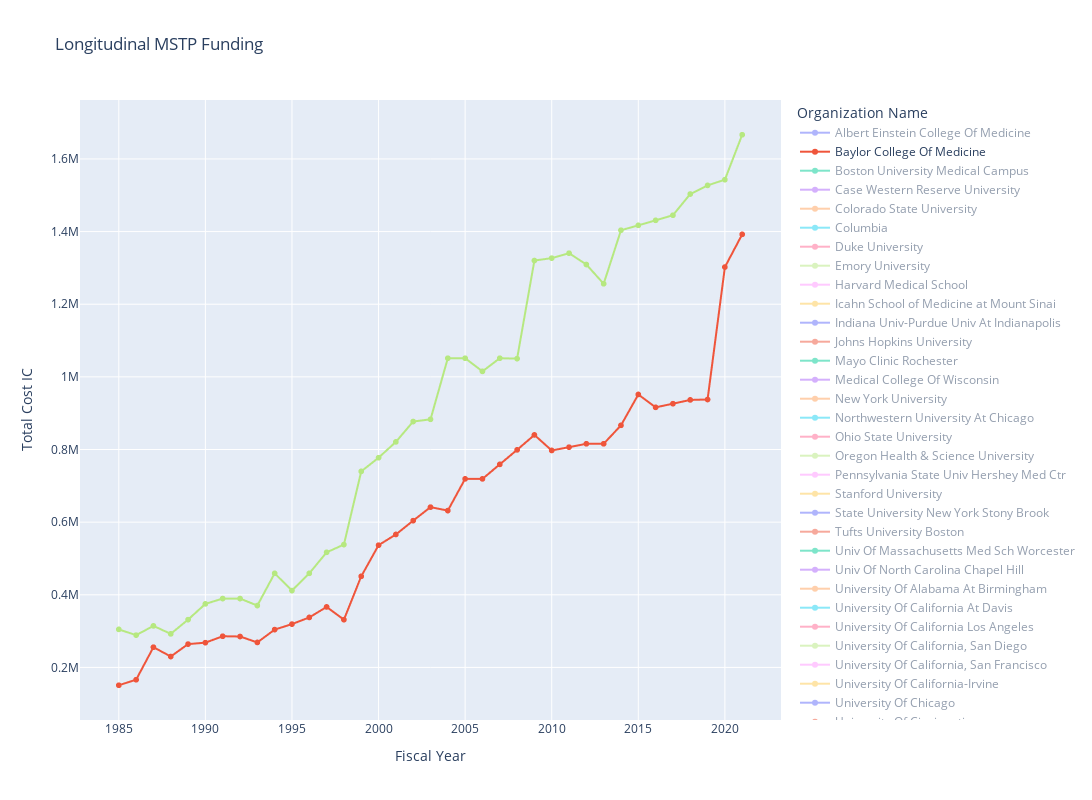

Notebook cell for this chart:
### Code cell
fig = px.line(data_frame=mstp_sums, x="Fiscal Year", y="Total Cost IC", title="Longitudinal MSTP Funding", color="Organization Name", markers=True, width=1500, height=800)
fig.show()
